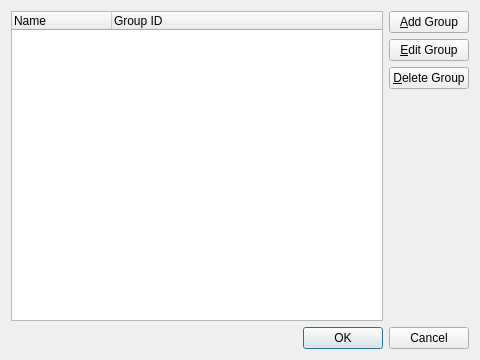
<?xml version="1.0" encoding="UTF-8"?>
<ui version="4.0">
 <class>GroupDialog</class>
 <widget class="QDialog" name="GroupDialog">
  <property name="geometry">
   <rect>
    <x>0</x>
    <y>0</y>
    <width>480</width>
    <height>360</height>
   </rect>
  </property>
  <property name="windowTitle">
   <string>Manage Groups</string>
  </property>
  <layout class="QVBoxLayout" name="verticalLayout_2">
   <item>
    <layout class="QHBoxLayout" name="horizontalLayout">
     <item>
      <widget class="QTreeWidget" name="groupList">
       <property name="rootIsDecorated">
        <bool>false</bool>
       </property>
       <property name="itemsExpandable">
        <bool>false</bool>
       </property>
       <column>
        <property name="text">
         <string>Name</string>
        </property>
       </column>
       <column>
        <property name="text">
         <string>Group ID</string>
        </property>
       </column>
      </widget>
     </item>
     <item>
      <layout class="QVBoxLayout" name="verticalLayout">
       <item>
        <widget class="QPushButton" name="addGroup">
         <property name="text">
          <string>&amp;Add Group</string>
         </property>
        </widget>
       </item>
       <item>
        <widget class="QPushButton" name="editGroup">
         <property name="text">
          <string>&amp;Edit Group</string>
         </property>
        </widget>
       </item>
       <item>
        <widget class="QPushButton" name="deleteGroup">
         <property name="text">
          <string>&amp;Delete Group</string>
         </property>
        </widget>
       </item>
       <item>
        <spacer name="verticalSpacer">
         <property name="orientation">
          <enum>Qt::Vertical</enum>
         </property>
         <property name="sizeHint" stdset="0">
          <size>
           <width>20</width>
           <height>40</height>
          </size>
         </property>
        </spacer>
       </item>
      </layout>
     </item>
    </layout>
   </item>
   <item>
    <widget class="QDialogButtonBox" name="buttonBox">
     <property name="orientation">
      <enum>Qt::Horizontal</enum>
     </property>
     <property name="standardButtons">
      <set>QDialogButtonBox::Cancel|QDialogButtonBox::Ok</set>
     </property>
    </widget>
   </item>
  </layout>
 </widget>
 <resources/>
 <connections>
  <connection>
   <sender>buttonBox</sender>
   <signal>accepted()</signal>
   <receiver>GroupDialog</receiver>
   <slot>accept()</slot>
   <hints>
    <hint type="sourcelabel">
     <x>248</x>
     <y>254</y>
    </hint>
    <hint type="destinationlabel">
     <x>157</x>
     <y>274</y>
    </hint>
   </hints>
  </connection>
  <connection>
   <sender>buttonBox</sender>
   <signal>rejected()</signal>
   <receiver>GroupDialog</receiver>
   <slot>reject()</slot>
   <hints>
    <hint type="sourcelabel">
     <x>316</x>
     <y>260</y>
    </hint>
    <hint type="destinationlabel">
     <x>286</x>
     <y>274</y>
    </hint>
   </hints>
  </connection>
 </connections>
</ui>
